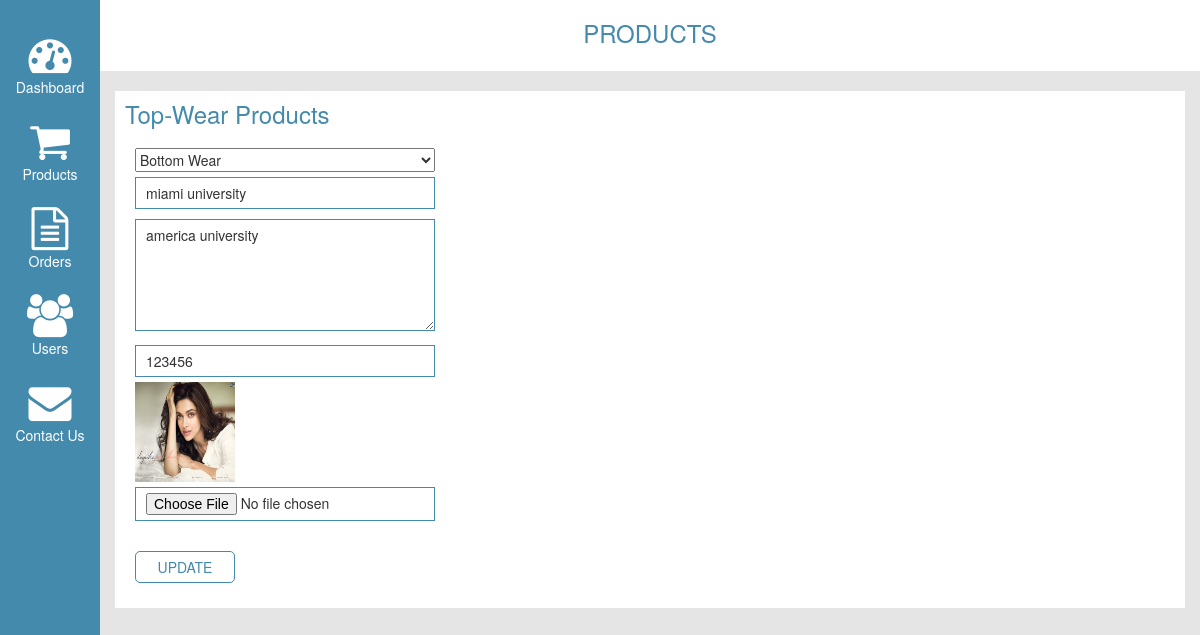
/admin/updateProduct.php?id=14, run on an earlier commit of the app's database.
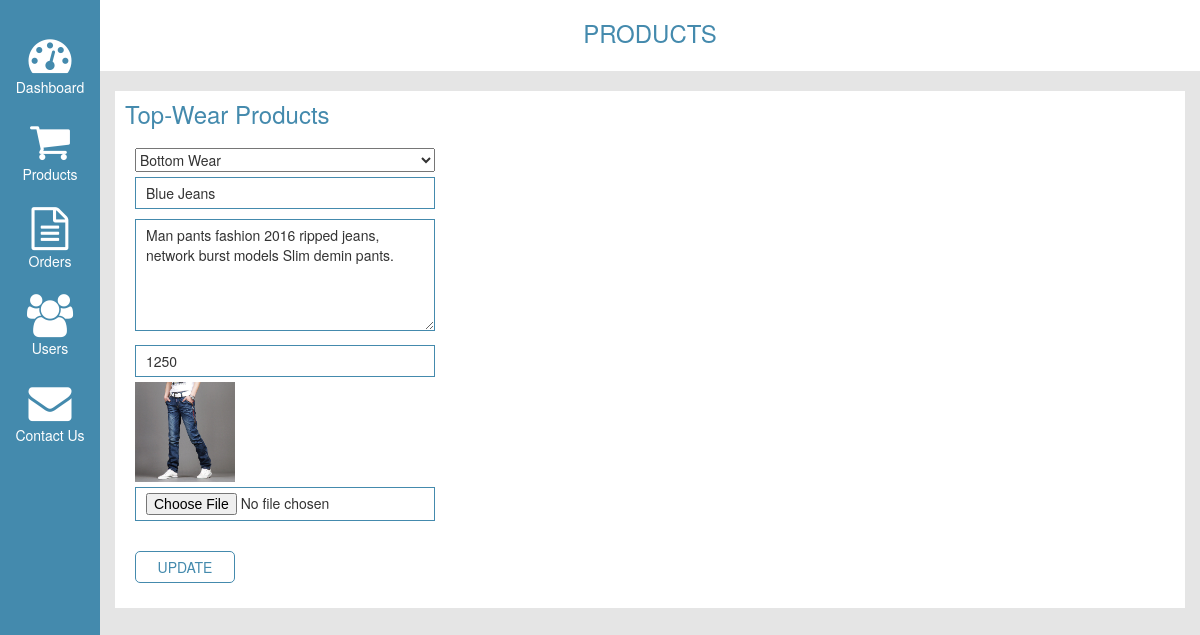
And on a later commit of the database.
### tables this page shows
CREATE TABLE `products` (
  `product_id` int(11) NOT NULL,
  `category_id` int(11) NOT NULL,
  `product_name` varchar(255) NOT NULL,
  `product_desc` text NOT NULL,
  `product_rate` int(11) NOT NULL,
  `product_image` varchar(255) NOT NULL
);

### include/classes/class.admin.php (called while the page is built, shortened)
<?php
class ADMIN
{
	private $conn;
	public function __construct()
	{
		$database = new Database();
		$db = $database->dbConn();
		$this->conn = $db;
    }
	public function runQuery($sql)
	{
		$stmt = $this->conn->prepare($sql);
		return $stmt;
	}
}

### admin/updateProduct.php (the view, shortened to what this page needs)
<?php
include ("header.php");
?>
<div class="col-xs-12 col-sm-11 col-md-11 no-padding main-title">
    <h3>products</h3>
</div>
<div class="col-xs-12 col-sm-11 col-md-11">
    <div class="db-contents">
        <h3>top-wear products</h3>
        <?php
            require_once '../include/classes/class.admin.php';
            $admin=new ADMIN;
            $id = $_GET['id'];
				$result = $admin->runQuery(" SELECT * FROM products where product_id='$id'");
				$result->execute();
				while($row = $result->fetch(PDO::FETCH_ASSOC)){
					$cat_id = $row['category_id'];
					$product_name = $row['product_name'];
                    $description = $row['product_desc'];
					$product_rate = $row['product_rate'];
                    $product_image = $row['product_image'];
				}
			?>
        <form method="post" enctype="multipart/form-data">
            <select name="cat_id" id="cat_id" style="width:300px;">
						<?php
							$sql1 = "SELECT * FROM category";
							$result1 = $admin->runQuery($sql1);
							$result1->execute();
							while ($row = $result1->fetch(PDO::FETCH_ASSOC)) {
								if ($cat_id == $row['cat_id']) {
									echo "<option value='" . $cat_id . "' selected>" . $row['cat_name'] . "</option>";
								} else {
									echo "<option value='" . $cat_id . "'>" . $row['cat_name'] . "</option>";
								}
							}
						?>
			</select><br />
            <input type="text" name="prod_name" value="<?php echo $product_name?>" /><br />
            <textarea placeholder="Product description" name="prod_desc" rows="5"><?php echo $description ?></textarea><br />
            <input type="text" name="prod_rate" value="<?php echo $product_rate ?>" /><br />
            <?php echo "<img height='100' width='100' src='../assests/images/$product_image'>";?><input type="file" name="prod_image" value="photo" /><br />
            <input type="submit" name="update" value="UPDATE" />
        </form>
    </div>
</div>
<?php
include ("footer.php");
?>

What changed in the data, as far as the page shows it:
changed products: prod_name "miami university" → "Blue Jeans"; prod_desc "america university" → "Man pants fashion 2016 ripped jeans, network burst models Slim demin pants."; prod_rate "123456" → "1250"; product_image: a different picture
